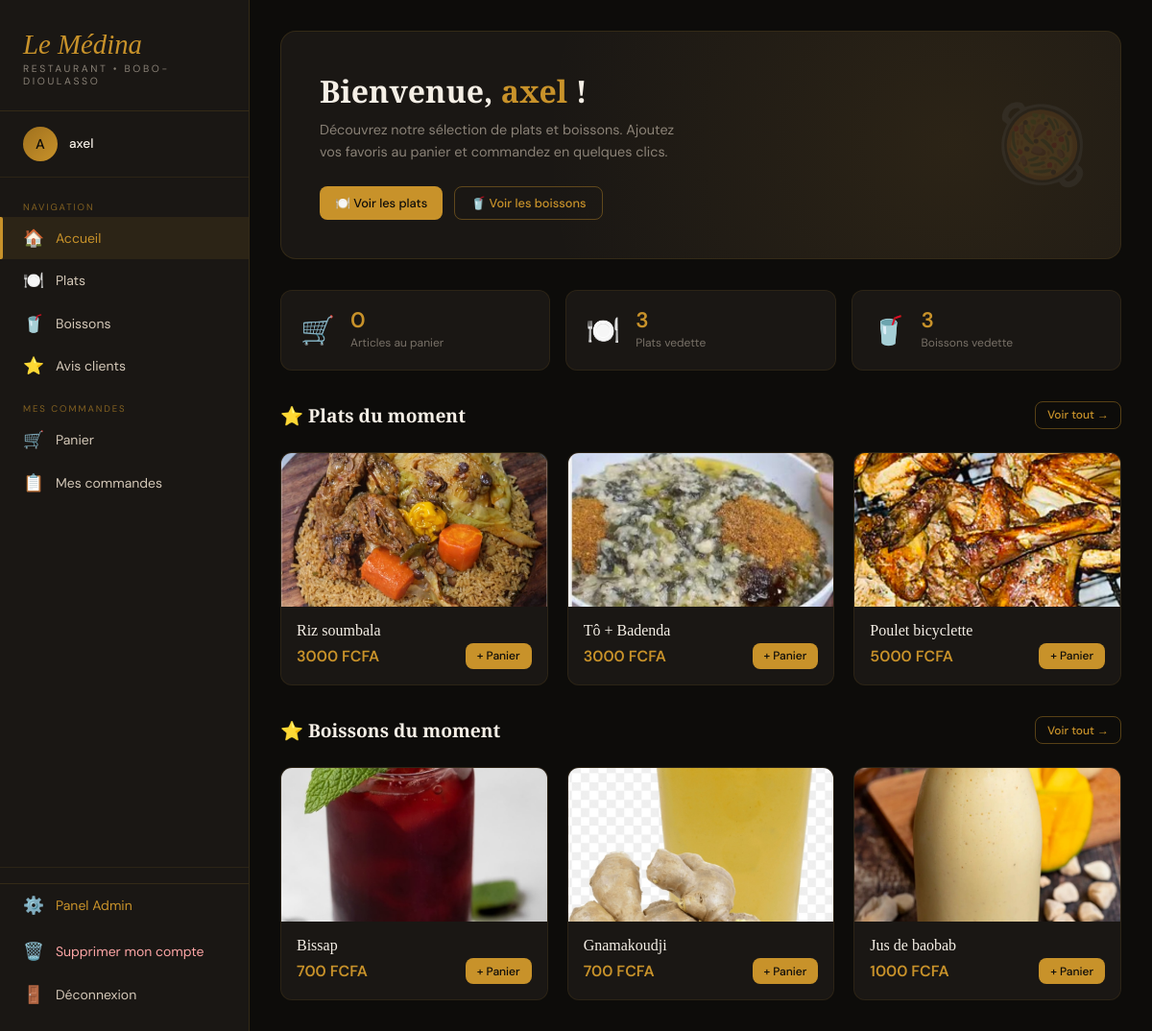
The app's page /accueil/ (signed in) with its own data.
### shop/models.py (models this page shows, shortened)
class Plat(models.Model):
    CATEGORIES = [
        ('plat', 'Plat principal'),
        ('accompagnement', 'Accompagnement'),
        ('dessert', 'Dessert'),
    ]
    nom = models.CharField(max_length=100)
    prix = models.DecimalField(max_digits=8, decimal_places=2)
    disponible = models.BooleanField(default=True)
    categorie = models.CharField(max_length=20, choices=CATEGORIES, blank=True)
    pays = models.CharField(max_length=2, choices=PAYS, blank=True)
    image = models.ImageField(upload_to='plats/', null=True, blank=True)

class Boisson(models.Model):
    CATEGORIES = [
        ('naturelle', 'Boisson naturelle'),
        ('traditionnelle', 'Boisson traditionnelle'),
        ('alcoolisee', 'Boisson alcoolisée'),
    ]
    nom = models.CharField(max_length=100)
    prix = models.DecimalField(max_digits=8, decimal_places=2)
    disponible = models.BooleanField(default=True)
    categorie = models.CharField(max_length=20, choices=CATEGORIES, blank=True)
    pays = models.CharField(max_length=2, choices=PAYS, blank=True)
    image = models.ImageField(upload_to='boissons/', null=True, blank=True)

### shop/views.py (the view)
# urls.py: path('accueil/', views.accueil_view, name='accueil'),
@login_required
def accueil_view(request):
    plats_vedette = Plat.objects.filter(disponible=True)[:3]
    boissons_vedette = Boisson.objects.filter(disponible=True)[:3]
    nb_panier = Panier.objects.filter(utilisateur=request.user).count()
    derniers_avis = Commentaire.objects.select_related('utilisateur').all()[:3]
    return render(request, 'shop/accueil.html', {
        'plats_vedette': plats_vedette,
        'boissons_vedette': boissons_vedette,
        'nb_panier': nb_panier,
        'derniers_avis': derniers_avis,
    })

### shop/templates/shop/accueil.html (shortened to what this page needs)
{% extends 'shop/base.html' %}
{% block content %}
<div class="content">
  <div class="hero">
    <div class="hero-text" style="position:relative;z-index:1;">
      <h2>Bienvenue, <span>{{ user.username }}</span> !</h2>
      <p>Découvrez notre sélection de plats et boissons. Ajoutez vos favoris au panier et commandez en quelques clics.</p>
      <div class="hero-cta">
        <a href="{% url 'plats' %}" class="btn btn-or">🍽️ Voir les plats</a>
        <a href="{% url 'boissons' %}" class="btn btn-outline">🥤 Voir les boissons</a>
      </div>
    </div>
    <div class="hero-deco">🥘</div>
  </div>
  <div class="stat-row">
    <div class="stat-card">
      <div class="stat-icon">🛒</div>
      <div>
        <div class="stat-value">{{ nb_panier }}</div>
        <div class="stat-label">Article{{ nb_panier|pluralize }} au panier</div>
      </div>
    </div>
    <div class="stat-card">
      <div class="stat-icon">🍽️</div>
      <div>
        <div class="stat-value">{{ plats_vedette.count }}</div>
        <div class="stat-label">Plats vedette</div>
      </div>
    </div>
    <div class="stat-card">
      <div class="stat-icon">🥤</div>
      <div>
        <div class="stat-value">{{ boissons_vedette.count }}</div>
        <div class="stat-label">Boissons vedette</div>
      </div>
    </div>
  </div>
  {% if plats_vedette %}
  <div class="section-header">
    <h3 class="section-title">⭐ Plats du moment</h3>
    <a href="{% url 'plats' %}" class="btn btn-outline btn-sm">Voir tout →</a>
  </div>
  <div class="grid-cards" style="margin-bottom:2rem;">
    {% for plat in plats_vedette %}
    <div class="card">
      <div class="card-img">
        {% if plat.image %}
          <img src="{{ plat.image.url }}" alt="{{ plat.nom }}" style="width:100%;height:100%;object-fit:cover;">
        {% else %}
          🥘
        {% endif %}
      </div>
      <div class="card-body">
        <div class="card-nom">{{ plat.nom }}</div>
        <div class="card-footer">
          <span class="prix">{{ plat.prix|floatformat:0 }} FCFA</span>
          <a href="{% url 'ajouter_plat' plat.id %}" class="btn btn-or btn-sm">+ Panier</a>
        </div>
      </div>
    </div>
    {% endfor %}
  </div>
  {% endif %}
  {% if boissons_vedette %}
  <div class="section-header">
    <h3 class="section-title">⭐ Boissons du moment</h3>
    <a href="{% url 'boissons' %}" class="btn btn-outline btn-sm">Voir tout →</a>
  </div>
  <div class="grid-cards">
    {% for boisson in boissons_vedette %}
    <div class="card">
      <div class="card-img">
        {% if boisson.image %}
          <img src="{{ boisson.image.url }}" alt="{{ boisson.nom }}" style="width:100%;height:100%;object-fit:cover;">
        {% else %}
          🧃
        {% endif %}
      </div>
      <div class="card-body">
        <div class="card-nom">{{ boisson.nom }}</div>
        <div class="card-footer">
          <span class="prix">{{ boisson.prix|floatformat:0 }} FCFA</span>
          <a href="{% url 'ajouter_boisson' boisson.id %}" class="btn btn-or btn-sm">+ Panier</a>
        </div>
      </div>
    </div>
    {% endfor %}
  </div>
  {% endif %}
</div>
{% endblock %}

### shop/templates/shop/base.html (shortened to what this page needs)
{% load static %}
<!DOCTYPE html>
<html lang="fr">
<head>
</head>
<body>
{% if user.is_authenticated %}
<aside class="sidebar">
  <div class="sidebar-logo">
    <div class="logo-ar">Le Médina</div>
    <div class="logo-sub">Restaurant • Bobo-Dioulasso</div>
  </div>
  <div class="sidebar-user">
    <div class="user-avatar">{{ user.username|first|upper }}</div>
    <div class="user-name">{{ user.username }}</div>
  </div>
  <nav class="sidebar-nav">
    <div class="nav-section">Navigation</div>
    <a href="{% url 'accueil' %}" class="nav-link {% if request.resolver_match.url_name == 'accueil' %}active{% endif %}">
      <span class="nav-icon">🏠</span> Accueil
    </a>
    <a href="{% url 'plats' %}" class="nav-link {% if request.resolver_match.url_name == 'plats' %}active{% endif %}">
      <span class="nav-icon">🍽️</span> Plats
    </a>
    <a href="{% url 'boissons' %}" class="nav-link {% if request.resolver_match.url_name == 'boissons' %}active{% endif %}">
      <span class="nav-icon">🥤</span> Boissons
    </a>
    <a href="{% url 'avis' %}" class="nav-link {% if request.resolver_match.url_name == 'avis' %}active{% endif %}">
      <span class="nav-icon">⭐</span> Avis clients
    </a>
    <div class="nav-section" style="margin-top:0.5rem;">Mes commandes</div>
    <a href="{% url 'panier' %}" class="nav-link {% if request.resolver_match.url_name == 'panier' %}active{% endif %}">
      <span class="nav-icon">🛒</span> Panier
    </a>
    <a href="{% url 'commandes' %}" class="nav-link {% if request.resolver_match.url_name == 'commandes' or request.resolver_match.url_name == 'detail_commande' %}active{% endif %}">
      <span class="nav-icon">📋</span> Mes commandes
    </a>
  </nav>
  <div class="sidebar-footer">
    {% if user.is_staff %}
    <a href="{% url 'admin_dashboard' %}" class="nav-link" style="color:var(--or);border-top:1px solid rgba(200,146,42,0.15);margin-bottom:.25rem;">
      <span class="nav-icon">⚙️</span> Panel Admin
    </a>
    {% endif %}
    <a href="{% url 'supprimer_compte' %}" class="nav-link" style="color:#fca5a5;">
      <span class="nav-icon">🗑️</span> Supprimer mon compte
    </a>
    <a href="{% url 'logout' %}" class="nav-link">
      <span class="nav-icon">🚪</span> Déconnexion
    </a>
  </div>
</aside>
{% endif %}
<main class="main">
  {% block content %}{% endblock %}
</main>
</body>
</html>

### shop/templates/shop/base.html (style rules this page uses)
:root { --or: #c8922a; --or-clair: #e8b84b; --or-fonce: #a0711e; --noir: #0d0c0a; --brun: #1a1714; --brun-moyen: #2a2520; --brun-clair: #3d352c; --creme: #f5efe6; --creme-fonce: #e8ddd0; --texte: #d4c8b8; --texte-clair: #f5efe6; --sidebar-w: 260px; }
* { margin: 0; padding: 0; box-sizing: border-box; }
body { font-family: 'DM Sans', sans-serif; background: var(--noir); color: var(--texte); min-height: 100vh; display: flex; }
.sidebar { width: var(--sidebar-w); background: var(--brun); border-right: 1px solid rgba(200,146,42,0.15); position: fixed; top: 0; left: 0; bottom: 0; display: flex; flex-direction: column; z-index: 100; overflow: hidden; }
.sidebar-logo { padding: 2rem 1.5rem 1.5rem; border-bottom: 1px solid rgba(200,146,42,0.15); }
.sidebar-logo .logo-ar { font-family: 'Playfair Display', serif; font-style: italic; font-size: 1.8rem; color: var(--or); line-height: 1; }
.sidebar-logo .logo-sub { font-size: 0.65rem; letter-spacing: 0.25em; text-transform: uppercase; color: var(--texte); opacity: 0.6; margin-top: 0.25rem; }
.sidebar-user { padding: 1rem 1.5rem; border-bottom: 1px solid rgba(200,146,42,0.1); display: flex; align-items: center; gap: 0.75rem; }
.user-avatar { width: 36px; height: 36px; border-radius: 50%; background: linear-gradient(135deg, var(--or-fonce), var(--or)); display: flex; align-items: center; justify-content: center; font-size: 0.9rem; font-weight: 500; color: var(--noir); flex-shrink: 0; }
.user-name { font-size: 0.85rem; font-weight: 500; color: var(--creme); white-space: nowrap; overflow: hidden; text-overflow: ellipsis; }
.sidebar-nav { flex: 1; padding: 1rem 0; overflow-y: auto; }
.nav-section { padding: 0.5rem 1.5rem 0.25rem; font-size: 0.6rem; letter-spacing: 0.2em; text-transform: uppercase; color: var(--or); opacity: 0.6; }
.nav-link { display: flex; align-items: center; gap: 0.75rem; padding: 0.7rem 1.5rem; color: var(--texte); text-decoration: none; font-size: 0.875rem; font-weight: 400; transition: all 0.2s; position: relative; }
.nav-link.active { color: var(--or); background: rgba(200,146,42,0.1); }
.nav-link.active::before { content: ''; position: absolute; left: 0; top: 0; bottom: 0; width: 3px; background: var(--or); border-radius: 0 2px 2px 0; }
.nav-icon { font-size: 1.1rem; flex-shrink: 0; }
.sidebar-footer { padding: 1rem 0; border-top: 1px solid rgba(200,146,42,0.1); }
.main { margin-left: var(--sidebar-w); flex: 1; min-height: 100vh; display: flex; flex-direction: column; }
.content { flex: 1; padding: 2rem; }
.grid-cards { display: grid; grid-template-columns: repeat(auto-fill, minmax(240px, 1fr)); gap: 1.25rem; }
.card { background: var(--brun); border: 1px solid rgba(200,146,42,0.1); border-radius: 12px; overflow: hidden; transition: transform 0.2s, border-color 0.2s; }
.card-img { width: 100%; height: 160px; object-fit: cover; background: var(--brun-moyen); display: flex; align-items: center; justify-content: center; font-size: 3rem; }
.card-body { padding: 1rem; }
.card-nom { font-family: 'Playfair Display', serif; font-size: 1rem; color: var(--creme); margin-bottom: 0.25rem; }
.card-footer { display: flex; align-items: center; justify-content: space-between; }
.prix { font-size: 1rem; font-weight: 600; color: var(--or); }
.btn { display: inline-flex; align-items: center; gap: 0.4rem; padding: 0.5rem 1rem; border-radius: 8px; border: none; cursor: pointer; font-family: 'DM Sans', sans-serif; font-size: 0.8rem; font-weight: 500; text-decoration: none; transition: all 0.2s; }
.btn-or { background: var(--or); color: var(--noir); }
.btn-outline { background: transparent; border: 1px solid rgba(200,146,42,0.4); color: var(--or); }
.btn-sm { padding: 0.35rem 0.75rem; font-size: 0.75rem; }
.section-header { display: flex; align-items: center; justify-content: space-between; margin-bottom: 1.5rem; }
.section-title { font-family: 'Playfair Display', serif; font-size: 1.2rem; color: var(--creme); }

### records on screen
Plat: image (picture), nom "Riz soumbala", prix "3000"
Plat: image (picture), nom "Tô + Badenda", prix "3000"
Plat: image (picture), nom "Poulet bicyclette", prix "5000"
Boisson: image (picture), nom "Bissap", prix "700"
Boisson: image (picture), nom "Gnamakoudji", prix "700"
Boisson: image (picture), nom "Jus de baobab", prix "1000"

### other values on screen
{{ user.username|first|upper }} "A"
{{ user.username }} "axel"
{{ nb_panier }} "0"
{{ plats_vedette.count }} "3"
{{ boissons_vedette.count }} "3"
